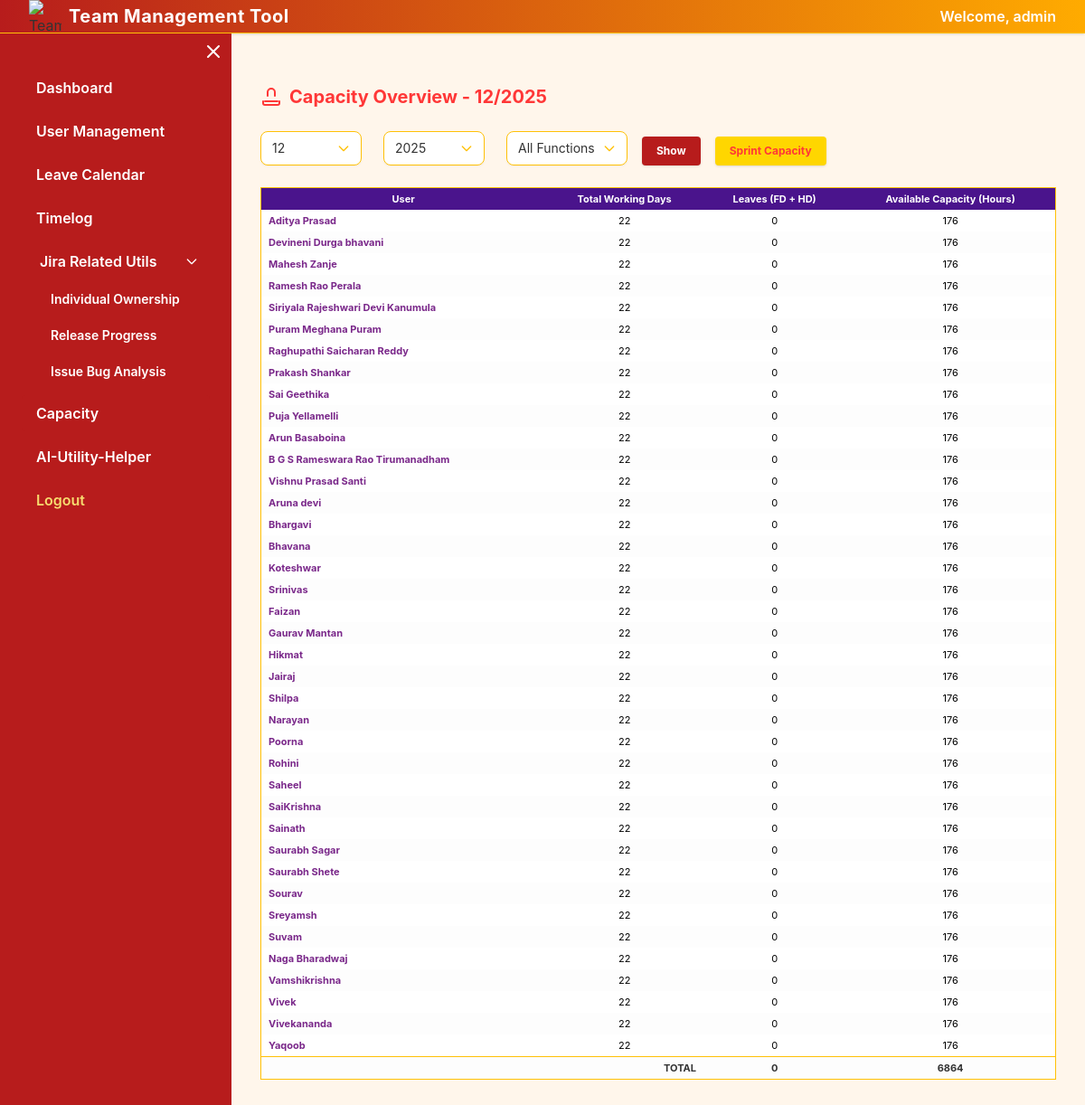
Screenshot of /capacity (signed in) with the database file from the repository.
### app.py (models this page shows)
class User(db.Model):
    id = db.Column(db.Integer, primary_key=True)
    name = db.Column(db.String(100))
    email = db.Column(db.String(100))
    designation = db.Column(db.String(100))
    jira_account_id = db.Column(db.String(100))
    role = db.Column(db.String(50), default='Team Member')

### app.py (the view)
@app.route('/capacity', methods=['GET'])
def capacity():
    users = User.query.all()
    year = int(request.args.get('year', datetime.now().year))
    month = int(request.args.get('month', datetime.now().month))
    selected_function = request.args.get('function', 'All')
    first_day = datetime(year, month, 1)
    month_days = calendar.monthrange(year, month)[1]
    last_day = datetime(year, month, month_days)
    holiday_dates = {h.date for h in Holiday.query.filter(
        Holiday.date >= first_day.date(), Holiday.date <= last_day.date()).all()
    }
    filtered_users = [u for u in users if selected_function == 'All' or u.designation == selected_function]
    capacity_data = []
    total_capacity = 0
    total_leaves = 0
    for user in filtered_users:
        working_days = [
            d for d in (first_day + timedelta(days=i) for i in range(month_days))
            if d.weekday() < 5 and d.date() not in holiday_dates
        ]
        leaves = Leave.query.filter(
            Leave.user_id == user.id,
            Leave.start_date >= first_day,
            Leave.start_date <= last_day
        ).all()
        leave_sum = sum([1 if l.leave_type == 'FD' else 0.5 for l in leaves])
        leave_sum = min(leave_sum, len(working_days))
        available_hours = max(0, (len(working_days) - leave_sum) * 8)
        capacity_data.append({
            'user': user,
            'total_days': len(working_days),
            'leaves': leave_sum,
            'capacity_hours': available_hours
        })
        total_leaves += leave_sum
        total_capacity += available_hours
    functions = sorted(set(u.designation for u in users if u.designation))
    return render_template("capacity.html", capacity_data=capacity_data, year=year, month=month,
                           functions=functions, selected_function=selected_function,
                           total_capacity=total_capacity, total_leaves=total_leaves)

### app.py (called while the page is built)
@app.before_request
def require_login():
    if 'logged_in' not in session and request.endpoint not in [
        'login', 'static', 'HelperQA_AI', 'generate_testcases', 'generate_testcases_auth',
        'timelog_today', 'users', 'export_users', 'export_timelog_links', 'mytimelogs',
        'user_timelog', 'HelperQA_AI', 'generate_testcases', 'get_jira_description',
        'analyseui', 'testcases_result', 'generate_testcases', 'generate_testcases_auth',
        'underlogged_days', 'jql_wip'  # <-- allow jql_wip without login
    ]:
        return redirect('/login')

### templates/capacity.html (shortened to what this page needs)
{% extends 'base.html' %}
{% block content %}
<h2 class="mb-6 text-xl font-bold text-upgradRed flex items-center gap-2">
  <svg xmlns="http://www.w3.org/2000/svg" class="inline w-6 h-6 text-upgradRed" fill="none" viewBox="0 0 24 24" stroke="currentColor"><path stroke-linecap="round" stroke-linejoin="round" stroke-width="2" d="M3 17v2a2 2 0 002 2h14a2 2 0 002-2v-2M16 11V7a4 4 0 10-8 0v4M5 17h14" /></svg>
  Capacity Overview - {{ month }}/{{ year }}
</h2>
<form method="get" class="mb-6 flex flex-wrap gap-4 items-end">
  <div class="relative w-28 inline-block mr-2">
    <select name="month" class="block w-full rounded-lg border border-upgradAccent bg-white px-3 py-2 text-sm shadow-sm focus:border-upgradRed focus:ring-2 focus:ring-upgradYellow focus:outline-none transition-all duration-150 appearance-none pr-8">
      {% for m in range(1, 13) %}
        <option value="{{m}}" {% if m == month %}selected{% endif %}>{{ m }}</option>
      {% endfor %}
    </select>
    <span class="pointer-events-none absolute right-3 top-1/2 transform -translate-y-1/2 text-upgradAccent">
    </span>
  </div>
  <div class="relative w-28 inline-block mr-2">
    <select name="year" class="block w-full rounded-lg border border-upgradAccent bg-white px-3 py-2 text-sm shadow-sm focus:border-upgradRed focus:ring-2 focus:ring-upgradYellow focus:outline-none transition-all duration-150 appearance-none pr-8">
      {% for y in range(2022, 2030) %}
        <option value="{{y}}" {% if y == year %}selected{% endif %}>{{ y }}</option>
      {% endfor %}
    </select>
    <span class="pointer-events-none absolute right-3 top-1/2 transform -translate-y-1/2 text-upgradAccent">
    </span>
  </div>
  <div class="relative">
    <select name="function" class="block w-full rounded-lg border border-upgradAccent bg-white px-3 py-2 text-sm shadow-sm focus:border-upgradRed focus:ring-2 focus:ring-upgradYellow focus:outline-none transition-all duration-150 appearance-none pr-8">
      <option value="All" {% if selected_function == 'All' %}selected{% endif %}>All Functions</option>
    </select>
    <span class="pointer-events-none absolute right-3 top-1/2 transform -translate-y-1/2 text-upgradAccent">
    </span>
  </div>
  <button type="submit" class="px-4 py-2 bg-upgradRed hover:bg-upgradAccent text-white text-xs font-bold rounded shadow">Show</button>
  <a href="/sprint-capacity" class="px-4 py-2 bg-upgradYellow hover:bg-upgradAccent text-upgradRed text-xs font-bold rounded shadow">Sprint Capacity</a>
</form>
<div class="overflow-x-auto">
  <table class="min-w-[500px] w-full bg-white rounded-lg border border-upgradAccent text-xs text-center">
    <thead class="bg-upgradPurple text-white">
      <tr>
        <th class="py-2 px-3 font-bold">User</th>
        <th class="py-2 px-3 font-bold">Total Working Days</th>
        <th class="py-2 px-3 font-bold">Leaves (FD + HD)</th>
        <th class="py-2 px-3 font-bold">Available Capacity (Hours)</th>
      </tr>
    </thead>
    <tbody>
      {% for entry in capacity_data %}
      <tr>
        <td class="py-2 px-3 text-left font-bold text-upgradPurple">{{ entry.user.name }}</td>
        <td class="py-2 px-3 text-black">{{ entry.total_days }}</td>
        <td class="py-2 px-3 text-black">{{ entry.leaves }}</td>
        <td class="py-2 px-3 text-black">{{ entry.capacity_hours }}</td>
      </tr>
      {% endfor %}
      <tr class="border-t border-upgradAccent font-bold bg-upgradLight">
        <td colspan="2" class="py-2 px-3 text-end">TOTAL</td>
        <td class="py-2 px-3">{{ total_leaves }}</td>
        <td class="py-2 px-3">{{ total_capacity }}</td>
      </tr>
    </tbody>
  </table>
</div>
{% endblock %}

### templates/base.html (style rules this page uses)
table, th, td { font-size: 11px; padding: 4px 8px !important; }
h2 { font-size: 17px; margin-bottom: 8px; }
tr:nth-child(even) { background-color: #fdfdfd; }

### templates/capacity.html (style rules this page uses)
body { background-color: #FFF6EB; }
.bg-upgradLight { background-color: #FFF6EB; }
.text-upgradRed { color: #FF3737; }
.text-upgradPurple { color: #7A288A; }
.text-upgradAccent { color: #FFC107; }
.border-upgradAccent { border-color: #FFC107; }

### rows the page displays
User: user.name "Aditya Prasad"
User: user.name "Devineni Durga bhavani"
User: user.name "Mahesh Zanje"
User: user.name "Ramesh Rao Perala"
User: user.name "Siriyala Rajeshwari Devi Kanumula"
User: user.name "Puram Meghana Puram"
User: user.name "Raghupathi Saicharan Reddy"
User: user.name "Prakash Shankar"
User: user.name "Sai Geethika"
User: user.name "Puja Yellamelli"
User: user.name "Arun Basaboina"
User: user.name "B G S Rameswara Rao Tirumanadham"
User: user.name "Vishnu Prasad Santi"
User: user.name "Aruna devi"
User: user.name "Bhargavi"
User: user.name "Bhavana"
User: user.name "Koteshwar"
User: user.name "Srinivas"
User: user.name "Faizan"
User: user.name "Gaurav Mantan"
User: user.name "Hikmat"
User: user.name "Jairaj"
User: user.name "Shilpa"
User: user.name "Narayan"
User: user.name "Poorna"
User: user.name "Rohini"
User: user.name "Saheel"
User: user.name "SaiKrishna"
User: user.name "Sainath"
User: user.name "Saurabh Sagar"
User: user.name "Saurabh Shete"
User: user.name "Sourav"
User: user.name "Sreyamsh"
User: user.name "Suvam"
User: user.name "Naga Bharadwaj"
User: user.name "Vamshikrishna"
User: user.name "Vivek"
User: user.name "Vivekananda"
User: user.name "Yaqoob"

### other values shown
{{ session.get('username', 'admin') }} "admin"
{{ month }} "12"
{{ year }} "2025"
{{ entry.total_days }} "22" "22" "22" "22" "22" "22" "22" "22" "22" "22" "22" "22" "22" "22" "22" "22" "22" "22" "22" "22" "22" "22" "22" "22" "22" "22" "22" "22" "22" "22" "22" "22" "22" "22" "22" "22" "22" "22" "22"
{{ entry.leaves }} "0" "0" "0" "0" "0" "0" "0" "0" "0" "0" "0" "0" "0" "0" "0" "0" "0" "0" "0" "0" "0" "0" "0" "0" "0" "0" "0" "0" "0" "0" "0" "0" "0" "0" "0" "0" "0" "0" "0"
{{ entry.capacity_hours }} "176" "176" "176" "176" "176" "176" "176" "176" "176" "176" "176" "176" "176" "176" "176" "176" "176" "176" "176" "176" "176" "176" "176" "176" "176" "176" "176" "176" "176" "176" "176" "176" "176" "176" "176" "176" "176" "176" "176"
{{ total_leaves }} "0"
{{ total_capacity }} "6864"
form field month "12"
form field year "2025"
